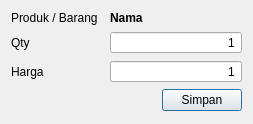
<?xml version="1.0" encoding="UTF-8"?>
<ui version="4.0">
 <class>EditorPenjualan</class>
 <widget class="QDialog" name="EditorPenjualan">
  <property name="geometry">
   <rect>
    <x>0</x>
    <y>0</y>
    <width>253</width>
    <height>124</height>
   </rect>
  </property>
  <property name="windowTitle">
   <string>Edit Penjualan</string>
  </property>
  <layout class="QFormLayout" name="formLayout">
   <property name="horizontalSpacing">
    <number>9</number>
   </property>
   <item row="0" column="0">
    <widget class="QLabel" name="label">
     <property name="text">
      <string>Produk / Barang </string>
     </property>
    </widget>
   </item>
   <item row="0" column="1">
    <widget class="QLabel" name="labelNama">
     <property name="font">
      <font>
       <bold>true</bold>
      </font>
     </property>
     <property name="frameShape">
      <enum>QFrame::Shape::NoFrame</enum>
     </property>
     <property name="text">
      <string>Nama</string>
     </property>
    </widget>
   </item>
   <item row="1" column="0">
    <widget class="QLabel" name="label_2">
     <property name="text">
      <string>Qty </string>
     </property>
    </widget>
   </item>
   <item row="1" column="1">
    <widget class="QSpinBox" name="qtyBox">
     <property name="alignment">
      <set>Qt::AlignmentFlag::AlignRight|Qt::AlignmentFlag::AlignTrailing|Qt::AlignmentFlag::AlignVCenter</set>
     </property>
     <property name="buttonSymbols">
      <enum>QAbstractSpinBox::ButtonSymbols::NoButtons</enum>
     </property>
     <property name="minimum">
      <number>1</number>
     </property>
    </widget>
   </item>
   <item row="2" column="0">
    <widget class="QLabel" name="label_3">
     <property name="text">
      <string>Harga</string>
     </property>
    </widget>
   </item>
   <item row="2" column="1">
    <widget class="QSpinBox" name="priceBox">
     <property name="alignment">
      <set>Qt::AlignmentFlag::AlignRight|Qt::AlignmentFlag::AlignTrailing|Qt::AlignmentFlag::AlignVCenter</set>
     </property>
     <property name="buttonSymbols">
      <enum>QAbstractSpinBox::ButtonSymbols::NoButtons</enum>
     </property>
     <property name="minimum">
      <number>1</number>
     </property>
     <property name="maximum">
      <number>20000000</number>
     </property>
     <property name="singleStep">
      <number>500</number>
     </property>
    </widget>
   </item>
   <item row="3" column="0" colspan="2">
    <layout class="QHBoxLayout" name="horizontalLayout">
     <item>
      <spacer name="horizontalSpacer">
       <property name="orientation">
        <enum>Qt::Orientation::Horizontal</enum>
       </property>
       <property name="sizeHint" stdset="0">
        <size>
         <width>40</width>
         <height>20</height>
        </size>
       </property>
      </spacer>
     </item>
     <item>
      <widget class="QPushButton" name="pushButton">
       <property name="text">
        <string>Simpan</string>
       </property>
      </widget>
     </item>
    </layout>
   </item>
  </layout>
 </widget>
 <resources/>
 <connections/>
</ui>
